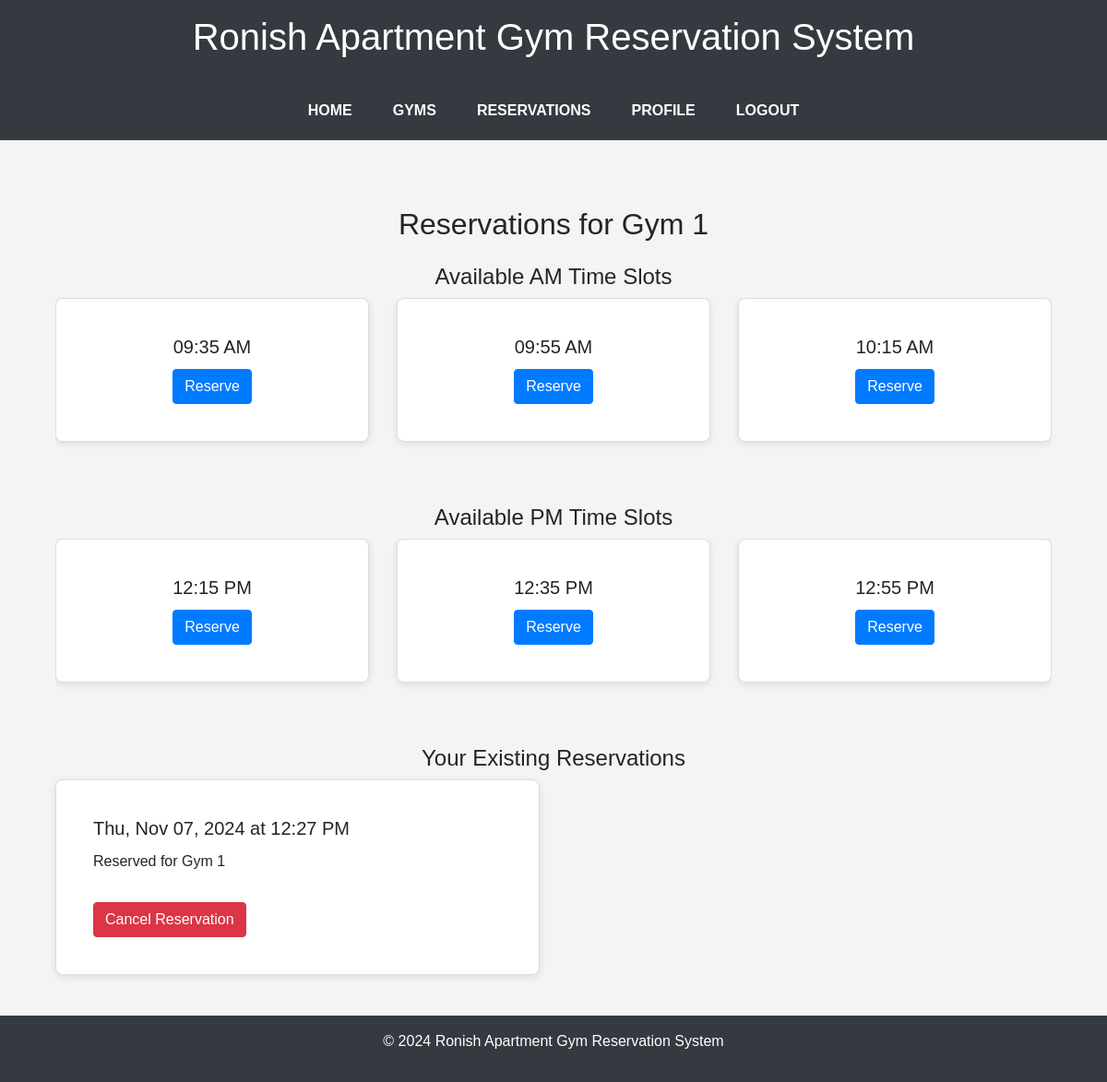
The app's page /reservations/1/ (signed in), older data.
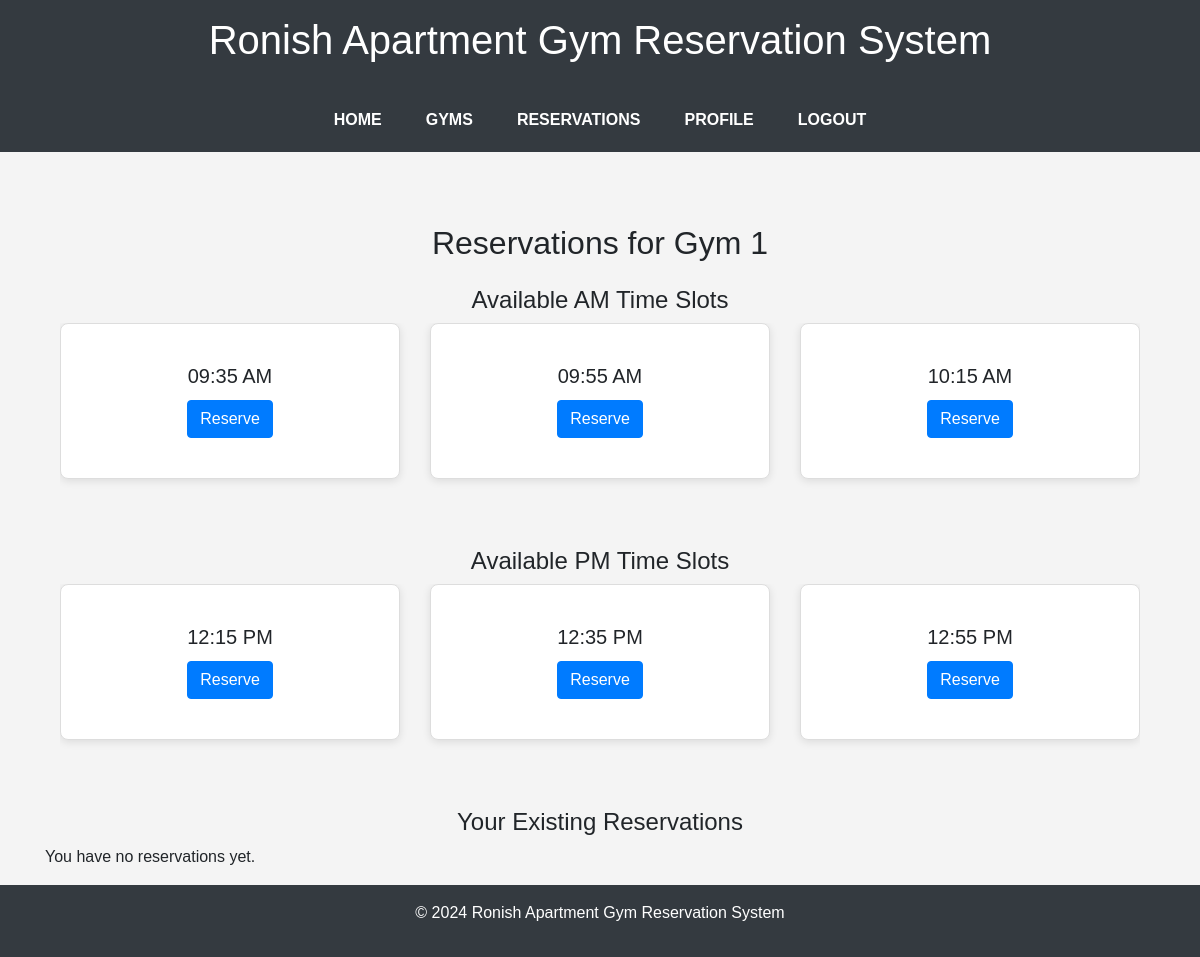
The same page, newer data.
### gym/models.py (models this page shows, shortened)
class Gym(models.Model):
    name = models.CharField(max_length=100)

class Reservation(models.Model):
    resident = models.ForeignKey(User, on_delete=models.CASCADE)
    gym = models.ForeignKey(Gym, on_delete=models.CASCADE)
    time_slot = models.DateTimeField()
    duration = models.IntegerField(default=20)  # 20-minute slots
    class Meta:
        unique_together = ('gym', 'time_slot')  # Prevent overlapping reservations

### gym/views.py (the view)
# urls.py: path('reservations/<int:gym_id>/', views.reservations, name='reservations'),
@login_required
def reservations(request, gym_id):
    gym = Gym.objects.get(id=gym_id)
    current_time = timezone.now()
    am_slots = []
    pm_slots = []
    for i in range(72):  # 72 slots of 20 minutes in 24 hours
        slot_time = current_time + timedelta(minutes=20 * i)
        if not Reservation.objects.filter(gym=gym, time_slot=slot_time).exists():
            if slot_time.hour < 12:
                am_slots.append(slot_time)
            else:
                pm_slots.append(slot_time)
    reservations = Reservation.objects.filter(gym=gym, resident=request.user)
    return render(request, 'gym_reservation/reservations.html', {
        'gym': gym,
        'am_slots': am_slots,
        'pm_slots': pm_slots,
        'reservations': reservations
    })

### gym/templates/gym_reservation/reservations.html (shortened to what this page needs)
{% extends 'base.html' %}
{% block content %}
<main class="container mt-4">
    <h2 class="text-center">Reservations for {{ gym.name }}</h2>
    <h4 class="text-center mt-4">Available AM Time Slots</h4>
    <div id="amCarousel" class="carousel slide" data-ride="carousel">
        <div class="carousel-inner">
            <div class="carousel-item active">
                <div class="row">
                    {% for slot in am_slots %}
                    <div class="col-md-4 mb-4">
                        <div class="card text-center">
                            <div class="card-body">
                                <h5 class="card-title">{{ slot|date:"h:i A" }}</h5>
                                <a href="{% url 'make-reservation' gym.id slot %}" class="btn btn-primary">Reserve</a>
                            </div>
                        </div>
                    </div>
                    {% if forloop.counter|divisibleby:3 and not forloop.last %}
                    </div>
                    </div>
                    {% endif %}
                    {% endfor %}
        </div>
        <a class="carousel-control-prev" href="#amCarousel" role="button" data-slide="prev">
            <span class="carousel-control-prev-icon" aria-hidden="true"></span>
        </a>
        <a class="carousel-control-next" href="#amCarousel" role="button" data-slide="next">
            <span class="carousel-control-next-icon" aria-hidden="true"></span>
        </a>
    </div>
    <h4 class="text-center mt-4">Available PM Time Slots</h4>
    <div id="pmCarousel" class="carousel slide" data-ride="carousel">
        <div class="carousel-inner">
            <div class="carousel-item active">
                <div class="row">
                    {% for slot in pm_slots %}
                    <div class="col-md-4 mb-4">
                        <div class="card text-center">
                            <div class="card-body">
                                <h5 class="card-title">{{ slot|date:"h:i A" }}</h5>
                                <a href="{% url 'make-reservation' gym.id slot %}" class="btn btn-primary">Reserve</a>
                            </div>
                        </div>
                    </div>
                    {% if forloop.counter|divisibleby:3 and not forloop.last %}
                    </div>
                    </div>
                    {% endif %}
                    {% endfor %}
        </div>
        <a class="carousel-control-prev" href="#pmCarousel" role="button" data-slide="prev">
            <span class="carousel-control-prev-icon" aria-hidden="true"></span>
        </a>
        <a class="carousel-control-next" href="#pmCarousel" role="button" data-slide="next">
            <span class="carousel-control-next-icon" aria-hidden="true"></span>
        </a>
    </div>
    <h4 class="text-center mt-4">Your Existing Reservations</h4>
    <div class="row">
        {% for reservation in reservations %}
        <div class="col-md-6 mb-4">
            <div class="card">
                <div class="card-body">
                    <h5 class="card-title">{{ reservation.time_slot|date:"D, M d, Y" }} at {{ reservation.time_slot|time:"h:i A" }}</h5>
                    <p class="card-text">Reserved for {{ reservation.gym.name }}</p>
                    <a href="{% url 'cancel-reservation' reservation.id %}" class="btn btn-danger mt-3">Cancel Reservation</a>
                </div>
            </div>
        </div>
        {% empty %}
        <p class="text-center">You have no reservations yet.</p>
        {% endfor %}
    </div>
</main>
{% endblock %}

### gym/templates/base.html (shortened to what this page needs)
<!DOCTYPE html>
<html lang="en">
<head>
    {% load static %}
    <link href="https://stackpath.bootstrapcdn.com/bootstrap/4.5.2/css/bootstrap.min.css" rel="stylesheet">
    <link rel="stylesheet" href="{% static 'css/style.css' %}">
</head>
<body>
    <header class="bg-dark text-white text-center py-3 sticky-top">
        <h1>Ronish Apartment Gym Reservation System</h1>
    </header>
    <nav class="navbar navbar-expand-lg navbar-dark bg-dark sticky-top">
        <div class="collapse navbar-collapse" id="navbarResponsive">
            <ul class="navbar-nav mx-auto">
                <li class="nav-item"><a href="{% url 'home' %}" class="nav-link">Home</a></li>
                <li class="nav-item"><a href="{% url 'gyms' %}" class="nav-link">Gyms</a></li>
                <li class="nav-item"><a href="{% url 'choose_gym' %}" class="nav-link">Reservations</a></li>
                <li class="nav-item"><a href="{% url 'profile' %}" class="nav-link">Profile</a></li>
                {% if user.is_authenticated %}
                <li class="nav-item">
                    <form method="POST" action="{% url 'logout' %}" class="form-inline">
                        <button type="submit" class="btn btn-link nav-link" style="display: inline; padding: 1;">Logout</button>
                    </form>
                </li>
                {% else %}
                <li class="nav-item"><a href="{% url 'login' %}" class="nav-link">Login</a></li>
                {% endif %}
            </ul>
        </div>
    </nav>
    <div class="container mt-5">
        {% block content %}{% endblock %}
    </div>
    <footer class="bg-dark text-white text-center py-3 mt-bottom">
        <p>&copy; 2024 Ronish Apartment Gym Reservation System</p>
    </footer>
</body>
</html>

### gym/static/css/style.css (style rules this page uses)
body { background-color: #f4f4f4; font-family: 'Arial', sans-serif; margin: 0; padding: 0; min-height: 100vh; display: flex; flex-direction: column; }
.card { border: 1px solid #ddd; border-radius: 8px; padding: 20px; box-shadow: 0 2px 8px rgba(0, 0, 0, 0.1); margin-bottom: 20px; }
.navbar-nav .nav-item .nav-link { font-weight: bold; color: #fff; padding: 10px 15px; border: 2px solid transparent; margin: 0 5px; border-radius: 5px; text-transform: uppercase; transition: background-color 0.3s, color 0.3s; }
footer { position: bottom; bottom: 0; width: 100%; background: #333; color: white; text-align: center; padding: 10px 0; }

Row changes from the older to the newer data that the page shows:
removed Reservation: time_slot "Thu, Nov 07, 2024", time_slot "12:27 PM", gym.name "Gym 1"
Text that changed along with them:
text now shown: "You have no reservations yet."
